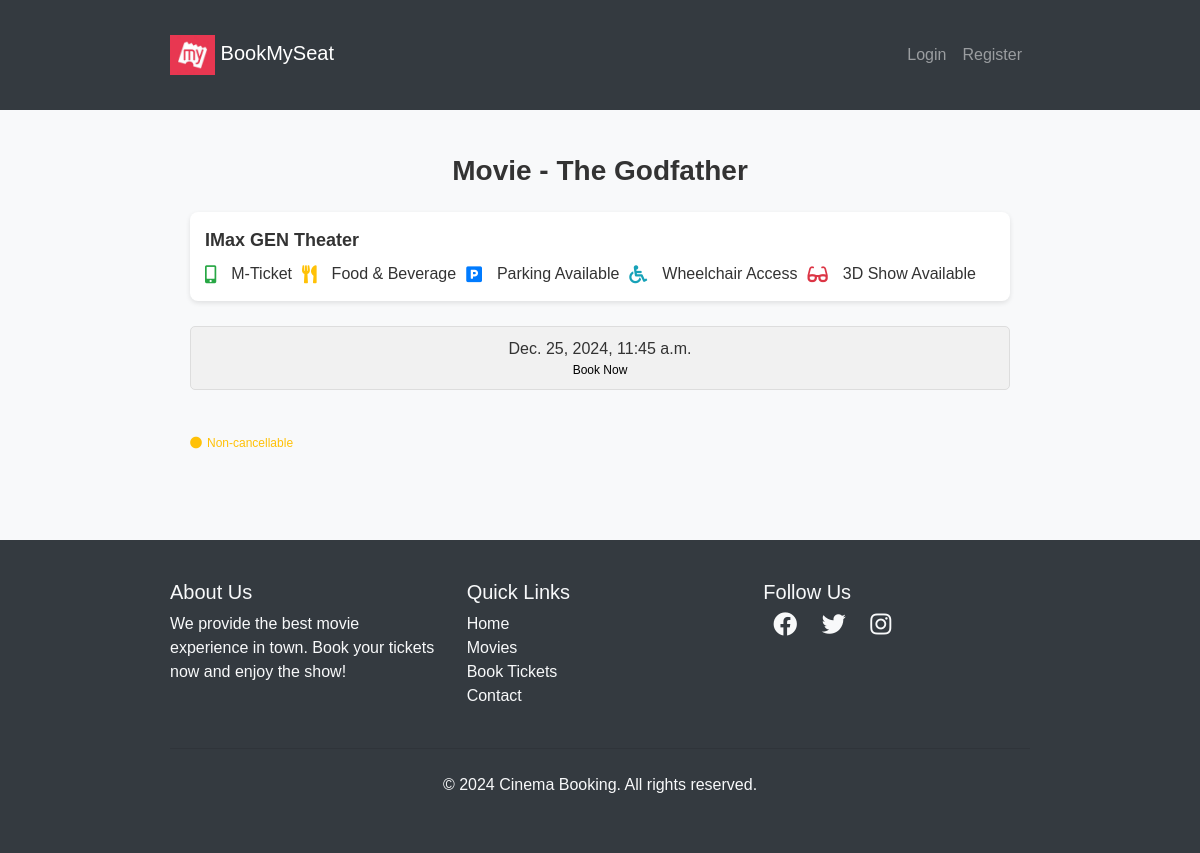
/movies/1/theaters, run on the app's committed database.
### movies/models.py (models this page shows, shortened)
class Movie(models.Model):
    name= models.CharField(max_length=255)
    image= models.ImageField(upload_to="movies/")
    rating = models.DecimalField(max_digits=3,decimal_places=1)
    cast= models.TextField()
    description= models.TextField(blank=True,null=True) # optional

class Theater(models.Model):
    name = models.CharField(max_length=255)
    movie = models.ForeignKey(Movie,on_delete=models.CASCADE,related_name='theaters')
    time= models.DateTimeField()

### movies/views.py (the view)
# urls.py: path('<int:movie_id>/theaters',views.theater_list,name='theater_list'),
def theater_list(request,movie_id):
    movie = get_object_or_404(Movie,id=movie_id)
    theater=Theater.objects.filter(movie=movie)
    return render(request,'movies/theater_list.html',{'movie':movie,'theaters':theater})

### templates/movies/theater_list.html (shortened to what this page needs)
{% extends "users/basic.html" %} {% block content %}
<body>
	<div class="container">
		<div class="movie-title">Movie - {{ movie.name }}</div>
		{% if theaters %}
		{% for theater in theaters %}
		<div class="theatre-info">
			<div>
				<strong>{{ theater.name }} Theater</strong>
				<div class="info-icons mt-2">
					<i class="fas fa-mobile-alt text-success"></i> M-Ticket
					<i class="fas fa-utensils text-warning ms-3"></i> Food & Beverage
					<i class="fas fa-parking text-primary ms-3"></i> Parking Available
					<i class="fas fa-wheelchair text-info ms-3"></i> Wheelchair Access
					<i class="fas fa-glasses text-danger ms-3"></i> 3D Show Available
				</div>
			</div>
		</div>
		<div class="show-times">
			<div class="time-box">
				{{ theater.time }}
				<a href="{% url 'book_seats' theater.id %}">
					<span>Book Now</span>
				</a>
			</div>
		</div>
		{% endfor %} {% else %}
		<div class="no-theaters mt-4">
			<p>Sorry, no theaters are available for this movie at the moment.</p>
		</div>
		{% endif %}
		<div class="non-cancellable mt-4">
			<i class="fas fa-circle text-warning"></i> Non-cancellable
		</div>
	</div>
</body>
{% endblock %}

### templates/users/basic.html (style rules this page uses)
body { font-family: Arial, sans-serif; }

### templates/movies/theater_list.html (style rules this page uses)
body { font-family: Arial, sans-serif; background-color: #f8f9fa; color: #333; margin: 0; padding: 0; }
.container { padding: 20px; max-width: 900px; margin: 0 auto; }
.movie-title { font-size: 28px; font-weight: bold; text-align: center; margin-bottom: 20px; }
.theatre-info { display: flex; justify-content: space-between; align-items: center; padding: 15px; background-color: #fff; border-radius: 8px; box-shadow: 0 2px 5px rgba(0, 0, 0, 0.1); margin-bottom: 15px; flex-wrap: wrap; }
.theatre-info strong { font-size: 18px; flex: 1; }
.info-icons { display: flex; flex-wrap: wrap; align-items: center; justify-content: flex-start; gap: 10px; margin-top: 10px; flex: 2; }
.info-icons i { margin-right: 5px; font-size: 18px; }
.show-times { display: flex; justify-content: space-between; padding: 10px 0; flex-wrap: wrap; }
.time-box { border: 1px solid #ddd; border-radius: 5px; padding: 10px 20px; text-align: center; background-color: #f1f1f1; margin-bottom: 10px; flex: 1; min-width: 100px; transition: transform 0.3s ease, background-color 0.3s ease; }
.time-box span { display: block; font-size: 12px; color: black; }
.non-cancellable { color: #ffc107; font-size: 12px; margin-top: 20px; display: flex; align-items: center; }
.non-cancellable i { margin-right: 5px; }

### data on the page
Movie: name "The Godfather"
Theater: name "IMax GEN", time "Dec. 25, 2024, 11:45 a.m."
